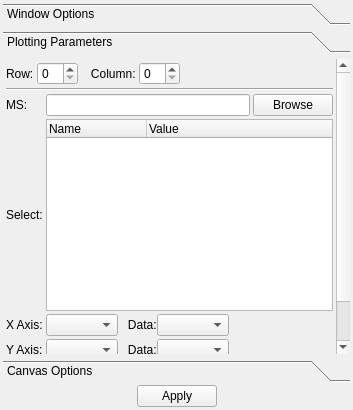
<ui version="4.0" >
 <class>OptionsDock</class>
 <widget class="QWidget" name="OptionsDock" >
  <property name="geometry" >
   <rect>
    <x>0</x>
    <y>0</y>
    <width>353</width>
    <height>410</height>
   </rect>
  </property>
  <property name="windowTitle" >
   <string>PlotMS Options Dock</string>
  </property>
  <layout class="QVBoxLayout" >
   <property name="spacing" >
    <number>3</number>
   </property>
   <property name="leftMargin" >
    <number>3</number>
   </property>
   <property name="topMargin" >
    <number>3</number>
   </property>
   <property name="rightMargin" >
    <number>3</number>
   </property>
   <property name="bottomMargin" >
    <number>3</number>
   </property>
   <item>
    <widget class="QToolBox" name="itsToolBox" >
     <property name="currentIndex" >
      <number>1</number>
     </property>
     <widget class="QWidget" name="windowOptionsPage" >
      <property name="geometry" >
       <rect>
        <x>0</x>
        <y>0</y>
        <width>306</width>
        <height>108</height>
       </rect>
      </property>
      <attribute name="label" >
       <string>Window Options</string>
      </attribute>
      <layout class="QVBoxLayout" >
       <property name="spacing" >
        <number>3</number>
       </property>
       <property name="leftMargin" >
        <number>3</number>
       </property>
       <property name="topMargin" >
        <number>3</number>
       </property>
       <property name="rightMargin" >
        <number>3</number>
       </property>
       <property name="bottomMargin" >
        <number>3</number>
       </property>
       <item>
        <layout class="QHBoxLayout" >
         <property name="spacing" >
          <number>3</number>
         </property>
         <item>
          <widget class="QSpinBox" name="WOrows" >
           <property name="minimum" >
            <number>1</number>
           </property>
          </widget>
         </item>
         <item>
          <widget class="QLabel" name="WOrowsLabel" >
           <property name="text" >
            <string>row(s) x</string>
           </property>
          </widget>
         </item>
         <item>
          <widget class="QSpinBox" name="WOcols" >
           <property name="minimum" >
            <number>1</number>
           </property>
          </widget>
         </item>
         <item>
          <widget class="QLabel" name="WOcolsLabel" >
           <property name="text" >
            <string>columns.</string>
           </property>
          </widget>
         </item>
         <item>
          <spacer>
           <property name="orientation" >
            <enum>Qt::Horizontal</enum>
           </property>
           <property name="sizeHint" >
            <size>
             <width>40</width>
             <height>20</height>
            </size>
           </property>
          </spacer>
         </item>
        </layout>
       </item>
       <item>
        <widget class="QFrame" name="WOspacingFrame" >
         <property name="frameShape" >
          <enum>QFrame::NoFrame</enum>
         </property>
         <property name="frameShadow" >
          <enum>QFrame::Raised</enum>
         </property>
         <layout class="QHBoxLayout" >
          <property name="spacing" >
           <number>3</number>
          </property>
          <property name="leftMargin" >
           <number>0</number>
          </property>
          <property name="topMargin" >
           <number>0</number>
          </property>
          <property name="rightMargin" >
           <number>0</number>
          </property>
          <property name="bottomMargin" >
           <number>0</number>
          </property>
          <item>
           <widget class="QLabel" name="WOspacingLabel" >
            <property name="text" >
             <string>Grid Spacing:</string>
            </property>
           </widget>
          </item>
          <item>
           <widget class="QSpinBox" name="WOspacing" />
          </item>
          <item>
           <widget class="QLabel" name="label_3" >
            <property name="text" >
             <string>px.</string>
            </property>
           </widget>
          </item>
          <item>
           <spacer>
            <property name="orientation" >
             <enum>Qt::Horizontal</enum>
            </property>
            <property name="sizeHint" >
             <size>
              <width>40</width>
              <height>20</height>
             </size>
            </property>
           </spacer>
          </item>
         </layout>
        </widget>
       </item>
       <item>
        <spacer>
         <property name="orientation" >
          <enum>Qt::Vertical</enum>
         </property>
         <property name="sizeHint" >
          <size>
           <width>20</width>
           <height>40</height>
          </size>
         </property>
        </spacer>
       </item>
      </layout>
     </widget>
     <widget class="QWidget" name="plottingParametersPage" >
      <property name="geometry" >
       <rect>
        <x>0</x>
        <y>0</y>
        <width>332</width>
        <height>199</height>
       </rect>
      </property>
      <attribute name="label" >
       <string>Plotting Parameters</string>
      </attribute>
      <layout class="QVBoxLayout" >
       <property name="spacing" >
        <number>3</number>
       </property>
       <property name="leftMargin" >
        <number>3</number>
       </property>
       <property name="topMargin" >
        <number>3</number>
       </property>
       <property name="rightMargin" >
        <number>3</number>
       </property>
       <property name="bottomMargin" >
        <number>3</number>
       </property>
       <item>
        <widget class="QFrame" name="PPframe" >
         <property name="frameShape" >
          <enum>QFrame::NoFrame</enum>
         </property>
         <property name="frameShadow" >
          <enum>QFrame::Raised</enum>
         </property>
         <layout class="QVBoxLayout" >
          <property name="spacing" >
           <number>3</number>
          </property>
          <property name="leftMargin" >
           <number>0</number>
          </property>
          <property name="topMargin" >
           <number>0</number>
          </property>
          <property name="rightMargin" >
           <number>0</number>
          </property>
          <property name="bottomMargin" >
           <number>0</number>
          </property>
          <item>
           <layout class="QHBoxLayout" >
            <property name="spacing" >
             <number>3</number>
            </property>
            <item>
             <widget class="QLabel" name="label_7" >
              <property name="text" >
               <string>Row:</string>
              </property>
             </widget>
            </item>
            <item>
             <widget class="QSpinBox" name="PProw" />
            </item>
            <item>
             <widget class="QLabel" name="label_6" >
              <property name="text" >
               <string>   Column:</string>
              </property>
             </widget>
            </item>
            <item>
             <widget class="QSpinBox" name="PPcol" />
            </item>
            <item>
             <spacer>
              <property name="orientation" >
               <enum>Qt::Horizontal</enum>
              </property>
              <property name="sizeHint" >
               <size>
                <width>40</width>
                <height>20</height>
               </size>
              </property>
             </spacer>
            </item>
           </layout>
          </item>
          <item>
           <widget class="Line" name="line" >
            <property name="orientation" >
             <enum>Qt::Horizontal</enum>
            </property>
           </widget>
          </item>
         </layout>
        </widget>
       </item>
       <item>
        <layout class="QGridLayout" >
         <property name="horizontalSpacing" >
          <number>3</number>
         </property>
         <property name="verticalSpacing" >
          <number>3</number>
         </property>
         <item row="0" column="0" >
          <widget class="QLabel" name="PPMSLabel" >
           <property name="text" >
            <string>MS:</string>
           </property>
          </widget>
         </item>
         <item row="0" column="1" >
          <layout class="QHBoxLayout" >
           <property name="spacing" >
            <number>3</number>
           </property>
           <item>
            <widget class="QLineEdit" name="PPMSEdit" />
           </item>
           <item>
            <widget class="QPushButton" name="PPMSBrowseButton" >
             <property name="text" >
              <string>Browse</string>
             </property>
            </widget>
           </item>
          </layout>
         </item>
         <item row="2" column="0" >
          <widget class="QLabel" name="PPxAxisLabel" >
           <property name="text" >
            <string>X Axis:</string>
           </property>
          </widget>
         </item>
         <item row="2" column="1" >
          <layout class="QHBoxLayout" >
           <property name="spacing" >
            <number>0</number>
           </property>
           <item>
            <widget class="QComboBox" name="PPxAxisChooser" >
             <property name="sizePolicy" >
              <sizepolicy vsizetype="Fixed" hsizetype="MinimumExpanding" >
               <horstretch>0</horstretch>
               <verstretch>0</verstretch>
              </sizepolicy>
             </property>
            </widget>
           </item>
           <item>
            <widget class="QLabel" name="PPxDataLabel" >
             <property name="text" >
              <string>   Data:</string>
             </property>
            </widget>
           </item>
           <item>
            <widget class="QComboBox" name="PPxDataChooser" />
           </item>
           <item>
            <spacer>
             <property name="orientation" >
              <enum>Qt::Horizontal</enum>
             </property>
             <property name="sizeHint" >
              <size>
               <width>401</width>
               <height>20</height>
              </size>
             </property>
            </spacer>
           </item>
          </layout>
         </item>
         <item row="3" column="0" >
          <widget class="QLabel" name="PPyAxisLabel" >
           <property name="text" >
            <string>Y Axis:</string>
           </property>
          </widget>
         </item>
         <item row="3" column="1" >
          <layout class="QHBoxLayout" >
           <property name="spacing" >
            <number>0</number>
           </property>
           <item>
            <widget class="QComboBox" name="PPyAxisChooser" >
             <property name="sizePolicy" >
              <sizepolicy vsizetype="Fixed" hsizetype="MinimumExpanding" >
               <horstretch>0</horstretch>
               <verstretch>0</verstretch>
              </sizepolicy>
             </property>
            </widget>
           </item>
           <item>
            <widget class="QLabel" name="PPyDataLabel" >
             <property name="text" >
              <string>   Data:</string>
             </property>
            </widget>
           </item>
           <item>
            <widget class="QComboBox" name="PPyDataChooser" />
           </item>
           <item>
            <spacer>
             <property name="orientation" >
              <enum>Qt::Horizontal</enum>
             </property>
             <property name="sizeHint" >
              <size>
               <width>401</width>
               <height>20</height>
              </size>
             </property>
            </spacer>
           </item>
          </layout>
         </item>
         <item row="1" column="0" >
          <widget class="QLabel" name="PPMSSelLabel" >
           <property name="text" >
            <string>Select:</string>
           </property>
           <property name="wordWrap" >
            <bool>true</bool>
           </property>
          </widget>
         </item>
         <item row="1" column="1" >
          <widget class="QTreeWidget" name="PPMSSelWidget" >
           <column>
            <property name="text" >
             <string>Name</string>
            </property>
           </column>
           <column>
            <property name="text" >
             <string>Value</string>
            </property>
           </column>
          </widget>
         </item>
        </layout>
       </item>
       <item>
        <spacer>
         <property name="orientation" >
          <enum>Qt::Vertical</enum>
         </property>
         <property name="sizeHint" >
          <size>
           <width>20</width>
           <height>40</height>
          </size>
         </property>
        </spacer>
       </item>
      </layout>
     </widget>
     <widget class="QWidget" name="canvasOptionsPage" >
      <property name="geometry" >
       <rect>
        <x>0</x>
        <y>0</y>
        <width>239</width>
        <height>138</height>
       </rect>
      </property>
      <attribute name="label" >
       <string>Canvas Options</string>
      </attribute>
      <layout class="QVBoxLayout" >
       <property name="spacing" >
        <number>3</number>
       </property>
       <property name="leftMargin" >
        <number>0</number>
       </property>
       <property name="topMargin" >
        <number>0</number>
       </property>
       <property name="rightMargin" >
        <number>0</number>
       </property>
       <property name="bottomMargin" >
        <number>0</number>
       </property>
       <item>
        <widget class="QFrame" name="COframe" >
         <property name="frameShape" >
          <enum>QFrame::NoFrame</enum>
         </property>
         <property name="frameShadow" >
          <enum>QFrame::Raised</enum>
         </property>
         <layout class="QVBoxLayout" >
          <property name="spacing" >
           <number>3</number>
          </property>
          <property name="leftMargin" >
           <number>0</number>
          </property>
          <property name="topMargin" >
           <number>0</number>
          </property>
          <property name="rightMargin" >
           <number>0</number>
          </property>
          <property name="bottomMargin" >
           <number>0</number>
          </property>
          <item>
           <layout class="QHBoxLayout" >
            <property name="spacing" >
             <number>3</number>
            </property>
            <item>
             <widget class="QLabel" name="label_12" >
              <property name="text" >
               <string>Row:</string>
              </property>
             </widget>
            </item>
            <item>
             <widget class="QSpinBox" name="COrow" />
            </item>
            <item>
             <widget class="QLabel" name="label_13" >
              <property name="text" >
               <string>   Column:</string>
              </property>
             </widget>
            </item>
            <item>
             <widget class="QSpinBox" name="COcol" />
            </item>
            <item>
             <spacer>
              <property name="orientation" >
               <enum>Qt::Horizontal</enum>
              </property>
              <property name="sizeHint" >
               <size>
                <width>40</width>
                <height>20</height>
               </size>
              </property>
             </spacer>
            </item>
           </layout>
          </item>
          <item>
           <widget class="Line" name="line_5" >
            <property name="orientation" >
             <enum>Qt::Horizontal</enum>
            </property>
           </widget>
          </item>
         </layout>
        </widget>
       </item>
       <item>
        <layout class="QGridLayout" >
         <property name="bottomMargin" >
          <number>0</number>
         </property>
         <property name="horizontalSpacing" >
          <number>3</number>
         </property>
         <property name="verticalSpacing" >
          <number>3</number>
         </property>
         <item row="0" column="0" >
          <widget class="QLabel" name="COtitleLabel" >
           <property name="text" >
            <string>Title:</string>
           </property>
          </widget>
         </item>
         <item row="0" column="1" >
          <widget class="QLineEdit" name="COtitleEdit" />
         </item>
         <item row="1" column="0" >
          <layout class="QHBoxLayout" >
           <property name="spacing" >
            <number>0</number>
           </property>
           <item>
            <widget class="QCheckBox" name="COxAxis" >
             <property name="text" >
              <string/>
             </property>
            </widget>
           </item>
           <item>
            <widget class="QLabel" name="COxAxisLabel" >
             <property name="text" >
              <string>X-Axis  </string>
             </property>
            </widget>
           </item>
          </layout>
         </item>
         <item row="1" column="1" >
          <layout class="QHBoxLayout" >
           <property name="spacing" >
            <number>3</number>
           </property>
           <item>
            <widget class="QLabel" name="COxGridLabel" >
             <property name="text" >
              <string>   Grid:</string>
             </property>
            </widget>
           </item>
           <item>
            <widget class="QCheckBox" name="COxGridMajor" >
             <property name="text" >
              <string>Major</string>
             </property>
            </widget>
           </item>
           <item>
            <widget class="QCheckBox" name="COxGridMinor" >
             <property name="text" >
              <string>Minor</string>
             </property>
            </widget>
           </item>
           <item>
            <spacer>
             <property name="orientation" >
              <enum>Qt::Horizontal</enum>
             </property>
             <property name="sizeHint" >
              <size>
               <width>40</width>
               <height>20</height>
              </size>
             </property>
            </spacer>
           </item>
          </layout>
         </item>
         <item row="2" column="0" >
          <layout class="QHBoxLayout" >
           <property name="spacing" >
            <number>0</number>
           </property>
           <item>
            <widget class="QCheckBox" name="COyAxis" >
             <property name="text" >
              <string/>
             </property>
            </widget>
           </item>
           <item>
            <widget class="QLabel" name="COyAxisLabel" >
             <property name="text" >
              <string>Y-Axis  </string>
             </property>
            </widget>
           </item>
          </layout>
         </item>
         <item row="2" column="1" >
          <layout class="QHBoxLayout" >
           <property name="spacing" >
            <number>3</number>
           </property>
           <item>
            <widget class="QLabel" name="COyGridLabel" >
             <property name="text" >
              <string>   Grid:</string>
             </property>
            </widget>
           </item>
           <item>
            <widget class="QCheckBox" name="COyGridMajor" >
             <property name="text" >
              <string>Major</string>
             </property>
            </widget>
           </item>
           <item>
            <widget class="QCheckBox" name="COyGridMinor" >
             <property name="text" >
              <string>Minor</string>
             </property>
            </widget>
           </item>
           <item>
            <spacer>
             <property name="orientation" >
              <enum>Qt::Horizontal</enum>
             </property>
             <property name="sizeHint" >
              <size>
               <width>40</width>
               <height>20</height>
              </size>
             </property>
            </spacer>
           </item>
          </layout>
         </item>
         <item row="3" column="1" >
          <layout class="QHBoxLayout" >
           <property name="spacing" >
            <number>0</number>
           </property>
           <item>
            <widget class="QComboBox" name="COlegendChooser" >
             <property name="enabled" >
              <bool>false</bool>
             </property>
            </widget>
           </item>
           <item>
            <spacer>
             <property name="orientation" >
              <enum>Qt::Horizontal</enum>
             </property>
             <property name="sizeHint" >
              <size>
               <width>40</width>
               <height>20</height>
              </size>
             </property>
            </spacer>
           </item>
          </layout>
         </item>
         <item row="3" column="0" >
          <layout class="QHBoxLayout" >
           <property name="spacing" >
            <number>0</number>
           </property>
           <item>
            <widget class="QCheckBox" name="COlegendBox" >
             <property name="text" >
              <string/>
             </property>
            </widget>
           </item>
           <item>
            <widget class="QLabel" name="COlegendLabel" >
             <property name="text" >
              <string>Legend</string>
             </property>
            </widget>
           </item>
          </layout>
         </item>
        </layout>
       </item>
       <item>
        <spacer>
         <property name="orientation" >
          <enum>Qt::Vertical</enum>
         </property>
         <property name="sizeHint" >
          <size>
           <width>20</width>
           <height>81</height>
          </size>
         </property>
        </spacer>
       </item>
      </layout>
     </widget>
    </widget>
   </item>
   <item>
    <layout class="QHBoxLayout" >
     <property name="spacing" >
      <number>0</number>
     </property>
     <item>
      <spacer>
       <property name="orientation" >
        <enum>Qt::Horizontal</enum>
       </property>
       <property name="sizeHint" >
        <size>
         <width>40</width>
         <height>20</height>
        </size>
       </property>
      </spacer>
     </item>
     <item>
      <widget class="QPushButton" name="itsApplyButton" >
       <property name="text" >
        <string>Apply</string>
       </property>
      </widget>
     </item>
     <item>
      <spacer>
       <property name="orientation" >
        <enum>Qt::Horizontal</enum>
       </property>
       <property name="sizeHint" >
        <size>
         <width>40</width>
         <height>20</height>
        </size>
       </property>
      </spacer>
     </item>
    </layout>
   </item>
   <item>
    <spacer>
     <property name="orientation" >
      <enum>Qt::Vertical</enum>
     </property>
     <property name="sizeHint" >
      <size>
       <width>20</width>
       <height>40</height>
      </size>
     </property>
    </spacer>
   </item>
  </layout>
 </widget>
 <resources/>
 <connections>
  <connection>
   <sender>PProw</sender>
   <signal>valueChanged(int)</signal>
   <receiver>COrow</receiver>
   <slot>setValue(int)</slot>
   <hints>
    <hint type="sourcelabel" >
     <x>72</x>
     <y>81</y>
    </hint>
    <hint type="destinationlabel" >
     <x>87</x>
     <y>123</y>
    </hint>
   </hints>
  </connection>
  <connection>
   <sender>PPcol</sender>
   <signal>valueChanged(int)</signal>
   <receiver>COcol</receiver>
   <slot>setValue(int)</slot>
   <hints>
    <hint type="sourcelabel" >
     <x>192</x>
     <y>81</y>
    </hint>
    <hint type="destinationlabel" >
     <x>207</x>
     <y>123</y>
    </hint>
   </hints>
  </connection>
  <connection>
   <sender>COrow</sender>
   <signal>valueChanged(int)</signal>
   <receiver>PProw</receiver>
   <slot>setValue(int)</slot>
   <hints>
    <hint type="sourcelabel" >
     <x>87</x>
     <y>123</y>
    </hint>
    <hint type="destinationlabel" >
     <x>72</x>
     <y>81</y>
    </hint>
   </hints>
  </connection>
  <connection>
   <sender>COcol</sender>
   <signal>valueChanged(int)</signal>
   <receiver>COcol</receiver>
   <slot>setValue(int)</slot>
   <hints>
    <hint type="sourcelabel" >
     <x>207</x>
     <y>123</y>
    </hint>
    <hint type="destinationlabel" >
     <x>207</x>
     <y>123</y>
    </hint>
   </hints>
  </connection>
  <connection>
   <sender>COlegendBox</sender>
   <signal>toggled(bool)</signal>
   <receiver>COlegendChooser</receiver>
   <slot>setEnabled(bool)</slot>
   <hints>
    <hint type="sourcelabel" >
     <x>15</x>
     <y>235</y>
    </hint>
    <hint type="destinationlabel" >
     <x>89</x>
     <y>233</y>
    </hint>
   </hints>
  </connection>
 </connections>
</ui>
